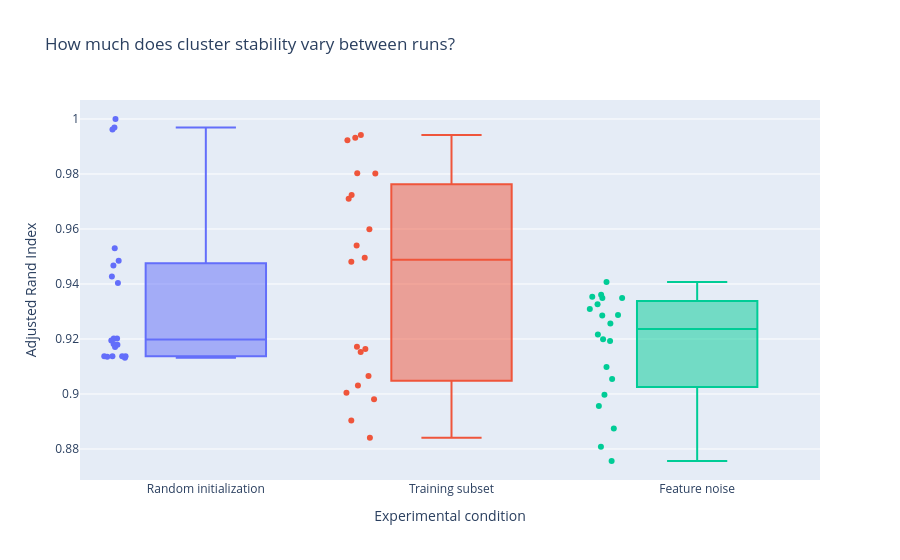

The code cell stored with this chart in its notebook:
### Markdown cell above
## Visualization 2 — Do the results vary between runs?

### Why use a box plot?

Two experiments can have similar averages but
different levels of variation.

A box plot shows the median, spread and unusually
high or low outcomes.

### How to interpret it

A narrow box suggests the ARI values across
repeated experiments are relatively consistent.

A wide box suggests the results vary more.

We should not interpret low variability as proof
that the identified customer segments are useful.

### Code cell
fig = px.box(
    detailed,
    x="experiment",
    y="ari",
    color="experiment",
    points="all",
    title="How much does cluster stability vary between runs?",
    labels={
        "experiment": "Experimental condition",
        "ari": "Adjusted Rand Index",
    },
)

fig.update_layout(showlegend=False)
fig.show()

### Figure 1 — Plotly figure (JSON) as saved in the notebook; plotly's stock layout.template omitted (floating-point values rounded to 4 significant figures)
{"data": [{"alignmentgroup": "True", "boxpoints": "all", "hovertemplate": "Experimental condition=%{x}<br>Adjusted Rand Index=%{y}<extra></extra>", "legendgroup": "Random initialization", "marker": {"color": "#636efa"}, "name": "Random initialization", "notched": false, "offsetgroup": "Random initialization", "orientation": "v", "showlegend": true, "type": "box", "x": ["Random initialization", "Random initialization", "Random initialization", "Random initialization", "Random initialization", "Random initialization", "Random initialization", "Random initialization", "Random initialization", "Random initialization", "Random initialization", "Random initialization", "Random initialization", "Random initialization", "Random initialization", "Random initialization", "Random initialization", "Random initialization", "Random initialization", "Random initialization"], "x0": " ", "xaxis": "x", "y": [0.9202, 0.9171, 0.9137, 0.9137, 0.9132, 0.9467, 0.9485, 0.9137, 0.953, 0.9962, 1.0, 0.9137, 0.9404, 0.9136, 0.9179, 0.9194, 0.9969, 0.9182, 0.9202, 0.9428], "y0": " ", "yaxis": "y"}, {"alignmentgroup": "True", "boxpoints": "all", "hovertemplate": "Experimental condition=%{x}<br>Adjusted Rand Index=%{y}<extra></extra>", "legendgroup": "Training subset", "marker": {"color": "#EF553B"}, "name": "Training subset", "notched": false, "offsetgroup": "Training subset", "orientation": "v", "showlegend": true, "type": "box", "x": ["Training subset", "Training subset", "Training subset", "Training subset", "Training subset", "Training subset", "Training subset", "Training subset", "Training subset", "Training subset", "Training subset", "Training subset", "Training subset", "Training subset", "Training subset", "Training subset", "Training subset", "Training subset", "Training subset", "Training subset"], "x0": " ", "xaxis": "x", "y": [0.9481, 0.884, 0.898, 0.971, 0.9923, 0.9802, 0.9496, 0.8903, 0.9164, 0.9724, 0.9599, 0.9005, 0.9031, 0.9152, 0.954, 0.9172, 0.9066, 0.9932, 0.9803, 0.9942], "y0": " ", "yaxis": "y"}, {"alignmentgroup": "True", "boxpoints": "all", "hovertemplate": "Experimental condition=%{x}<br>Adjusted Rand Index=%{y}<extra></extra>", "legendgroup": "Feature noise", "marker": {"color": "#00cc96"}, "name": "Feature noise", "notched": false, "offsetgroup": "Feature noise", "orientation": "v", "showlegend": true, "type": "box", "x": ["Feature noise", "Feature noise", "Feature noise", "Feature noise", "Feature noise", "Feature noise", "Feature noise", "Feature noise", "Feature noise", "Feature noise", "Feature noise", "Feature noise", "Feature noise", "Feature noise", "Feature noise", "Feature noise", "Feature noise", "Feature noise", "Feature noise", "Feature noise"], "x0": " ", "xaxis": "x", "y": [0.8956, 0.8756, 0.9098, 0.9354, 0.8997, 0.9309, 0.9327, 0.9361, 0.9192, 0.8808, 0.9054, 0.9349, 0.9408, 0.9349, 0.8874, 0.9285, 0.9287, 0.9257, 0.9199, 0.9216], "y0": " ", "yaxis": "y"}], "layout": {"boxmode": "overlay", "legend": {"title": {"text": "Experimental condition"}, "tracegroupgap": 0}, "showlegend": false, "title": {"text": "How much does cluster stability vary between runs?"}, "xaxis": {"anchor": "y", "categoryarray": ["Random initialization", "Training subset", "Feature noise"], "categoryorder": "array", "domain": [0, 1], "title": {"text": "Experimental condition"}}, "yaxis": {"anchor": "x", "domain": [0, 1], "title": {"text": "Adjusted Rand Index"}}}}
